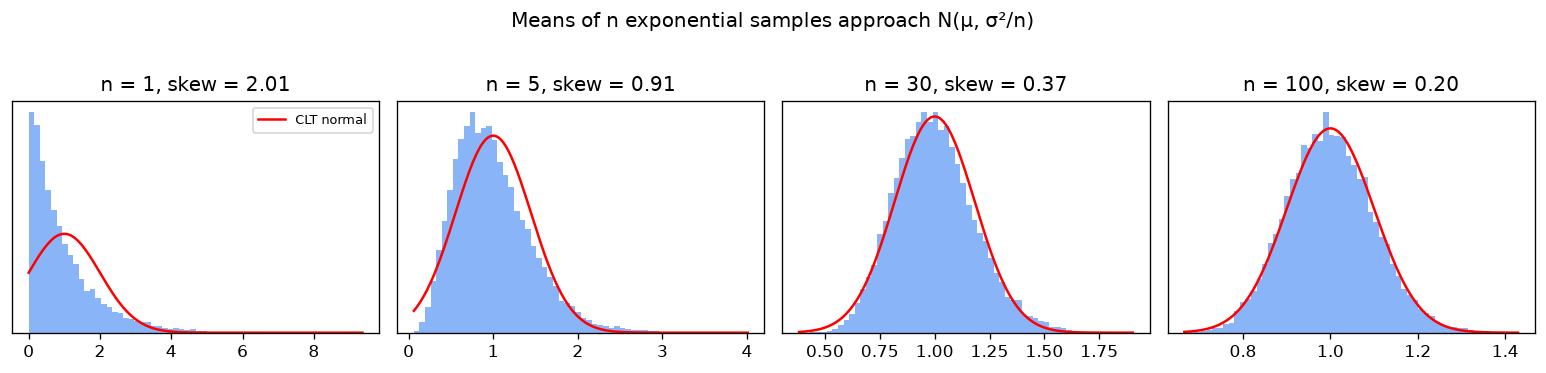

Python code for this plot:
"""Central Limit Theorem check: sample means of a skewed (exponential) distribution become normal.

Usage:  python notes/clt_demo.py   ->  prints the table in 04_probability_statistics.md, saves notes/clt_demo.png
"""
import os

import matplotlib.pyplot as plt
import numpy as np
from scipy import stats

rng = np.random.default_rng(0)
REPS, SIGMA = 20_000, 1.0  # Exponential(1): mean 1, std 1, skewness 2

fig, axes = plt.subplots(1, 4, figsize=(13, 3))
print("| n | skewness of mean (theory 2/sqrt(n)) | measured std / (sigma/sqrt(n)) |")
for ax, n in zip(axes, (1, 5, 30, 100)):
    means = rng.exponential(1.0, size=(REPS, n)).mean(axis=1)
    skew, ratio = stats.skew(means), means.std() / (SIGMA / np.sqrt(n))
    print(f"| {n} | {skew:.2f} ({2 / np.sqrt(n):.2f}) | {ratio:.3f} |")
    ax.hist(means, bins=60, density=True, color="#8ab4f8")
    x = np.linspace(means.min(), means.max(), 200)
    ax.plot(x, stats.norm.pdf(x, 1, SIGMA / np.sqrt(n)), "r", lw=1.5, label="CLT normal")
    ax.set_title(f"n = {n}, skew = {skew:.2f}")
    ax.set_yticks([])
axes[0].legend(fontsize=8)
fig.suptitle("Means of n exponential samples approach N(μ, σ²/n)", y=1.02)
fig.tight_layout()
fig.savefig(os.path.join(os.path.dirname(__file__), "clt_demo.png"), dpi=120, bbox_inches="tight")
